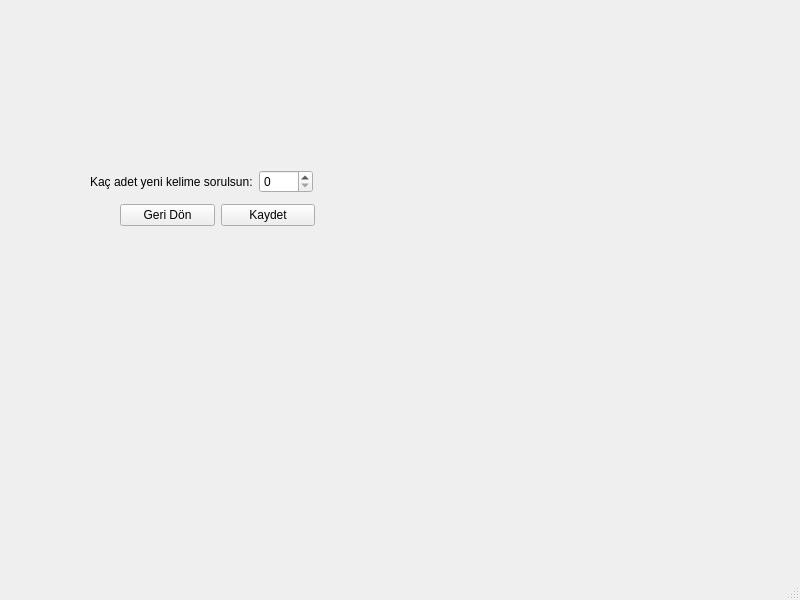
<?xml version="1.0" encoding="UTF-8"?>
<ui version="4.0">
 <class>ayarlar</class>
 <widget class="QMainWindow" name="ayarlar">
  <property name="geometry">
   <rect>
    <x>0</x>
    <y>0</y>
    <width>800</width>
    <height>600</height>
   </rect>
  </property>
  <property name="windowTitle">
   <string>Ayarlar</string>
  </property>
  <widget class="QWidget" name="centralwidget">
   <widget class="QWidget" name="">
    <property name="geometry">
     <rect>
      <x>90</x>
      <y>170</y>
      <width>223</width>
      <height>24</height>
     </rect>
    </property>
    <layout class="QHBoxLayout" name="horizontalLayout">
     <item>
      <widget class="QLabel" name="label">
       <property name="text">
        <string>Kaç adet yeni kelime sorulsun:</string>
       </property>
      </widget>
     </item>
     <item>
      <widget class="QSpinBox" name="kacSoruBox"/>
     </item>
    </layout>
   </widget>
   <widget class="QWidget" name="">
    <property name="geometry">
     <rect>
      <x>120</x>
      <y>200</y>
      <width>195</width>
      <height>30</height>
     </rect>
    </property>
    <layout class="QHBoxLayout" name="horizontalLayout_2">
     <item>
      <widget class="QPushButton" name="geriDonBtn">
       <property name="text">
        <string>Geri Dön</string>
       </property>
      </widget>
     </item>
     <item>
      <widget class="QPushButton" name="kaydetBtn">
       <property name="text">
        <string>Kaydet</string>
       </property>
      </widget>
     </item>
    </layout>
   </widget>
  </widget>
  <widget class="QMenuBar" name="menubar">
   <property name="geometry">
    <rect>
     <x>0</x>
     <y>0</y>
     <width>800</width>
     <height>26</height>
    </rect>
   </property>
  </widget>
  <widget class="QStatusBar" name="statusbar"/>
 </widget>
 <resources/>
 <connections/>
</ui>
